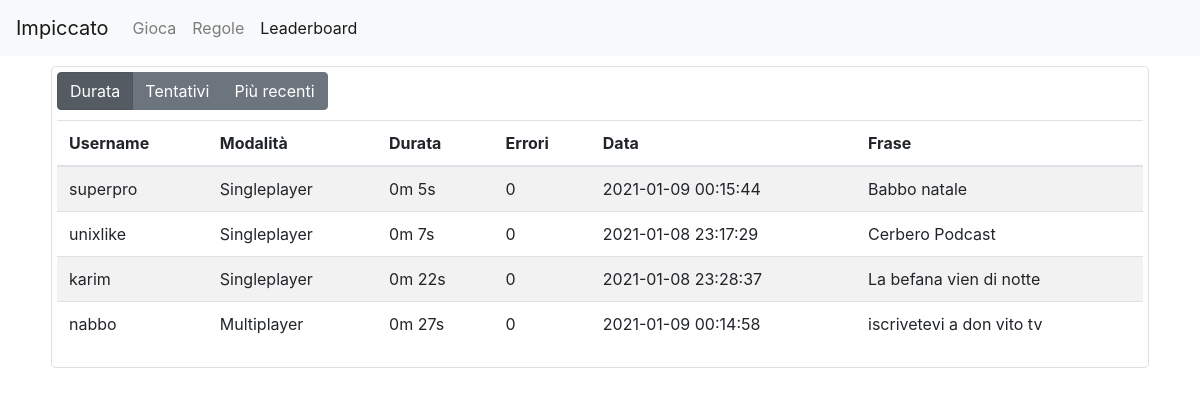
/leaderboard.php, run on an earlier commit of the app's database.
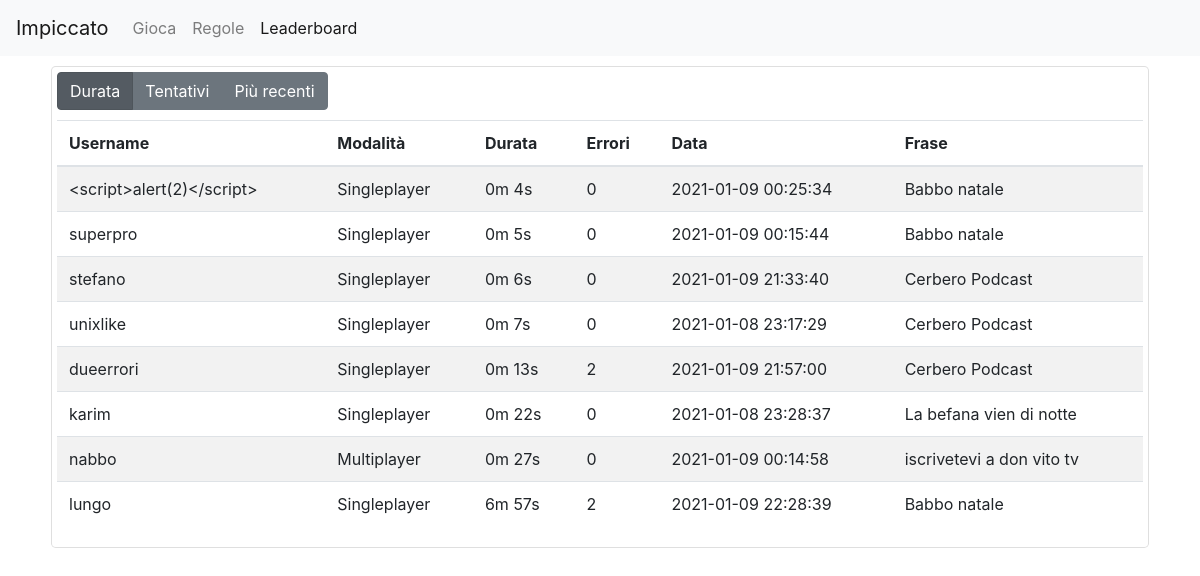
And on a later commit of the database.
### tables this page shows
CREATE TABLE "results" (
	"id"	INTEGER NOT NULL UNIQUE,
	"username"	TEXT NOT NULL,
	"duration"	REAL NOT NULL,
	"attempts"	INTEGER NOT NULL,
	"phrase"	TEXT NOT NULL,
	"date"	INTEGER NOT NULL,
	"gamemode"	TEXT,
	PRIMARY KEY("id" AUTOINCREMENT)
);

### database.php (called while the page is built, shortened)
<?php
function database_fetch_results($sort) {
    $db = new SQLite3(__DIR__ . "/storage/database.db");
    $validSorts = array("duration", "attempts", "date");
    if ($sort === "date") {
        $order = "DESC";
    } else {
        $order = "ASC";
    }
    $stmt = $db->prepare("SELECT * FROM results ORDER BY $sort $order LIMIT 100;");
    $result = $stmt->execute();
    $data = array();
    $dataIdx = 0;
    while ($res = $result->fetchArray(SQLITE3_ASSOC)) {
        $data[$dataIdx] = $res;
        $dataIdx++;
    }
    return $data;
}

### leaderboard.php (the view, shortened to what this page needs)
<?php
$sort = isset($_GET["sort"]) ? $_GET["sort"] : "duration";
include_once __DIR__ . "/database.php";
$data = database_fetch_results($sort);
?>
<html>
<head>
    <?php include_once __DIR__ . "/partials/head.php" ?>
</head>
<body>
    <?php include_once __DIR__ . "/partials/navbar.php" ?>
    <div class="container rules">
        <div class="card padded-card">
            <div class="row">
                <div class="col">
                    <div class="btn-group btn-group-toggle" data-toggle="Sort">
                        <label id="duration" class="selector btn btn-secondary <?php echo $sort === 'duration' ? 'active' : '' ?>"">Durata</label>
                        <label id="attempts" class="selector btn btn-secondary <?php echo $sort === 'attempts' ? 'active' : '' ?>">Tentativi</label>
                        <label id="date" class="selector btn btn-secondary <?php echo $sort === 'date' ? 'active' : '' ?>"">Più recenti</label>
                    </div>
                </div>
            </div>
            <div class="row">
                <div class="col">
                    <table class="table table-striped">
                        <thead>
                            <tr>
                                <th scope="col">Username</th>
                                <th scope="col">Modalità</th>
                                <th scope="col">Durata</th>
                                <th scope="col">Errori</th>
                                <th scope="col">Data</th>
                                <th scope="col">Frase</th>
                            </tr>
                        </thead>
                        <tbody>
                            <?php foreach ($data as $row) : ?>
                                <?php
                                $durationMinutes = floor($row["duration"] / 60);
                                $durationSeconds = round($row["duration"] - ($durationMinutes * 60));
                                ?>
                                <tr>
                                    <td scope="row"><?php echo htmlspecialchars($row["username"]) ?></td>
                                    <td><?php echo ucwords($row["gamemode"]) ?></td>
                                    <td><?php echo $durationMinutes . "m " . $durationSeconds . "s" ?></td>
                                    <td><?php echo $row["attempts"] ?></td>
                                    <td><?php echo date("Y-m-d H:i:s", $row["date"]) ?></td>
                                    <td><?php echo htmlspecialchars($row["phrase"]) ?></td>
                                </tr>
                            <?php endforeach ?>
                        </tbody>
                    </table>
                </div>
            </div>
        </div>
    </div>
</body>
</html>

What changed in the data, as far as the page shows it:
added results: username "<script>alert(2)</script>", gamemode "Singleplayer", duration "0", duration "4", attempts "0", date "2021-01-09 00:25:34", phrase "Babbo natale"
added results: username "stefano", gamemode "Singleplayer", duration "0", duration "6", attempts "0", date "2021-01-09 21:33:40", phrase "Cerbero Podcast"
added results: username "dueerrori", gamemode "Singleplayer", duration "0", duration "13", attempts "2", date "2021-01-09 21:57:00", phrase "Cerbero Podcast"
added results: username "lungo", gamemode "Singleplayer", duration "6", duration "57", attempts "2", date "2021-01-09 22:28:39", phrase "Babbo natale"
